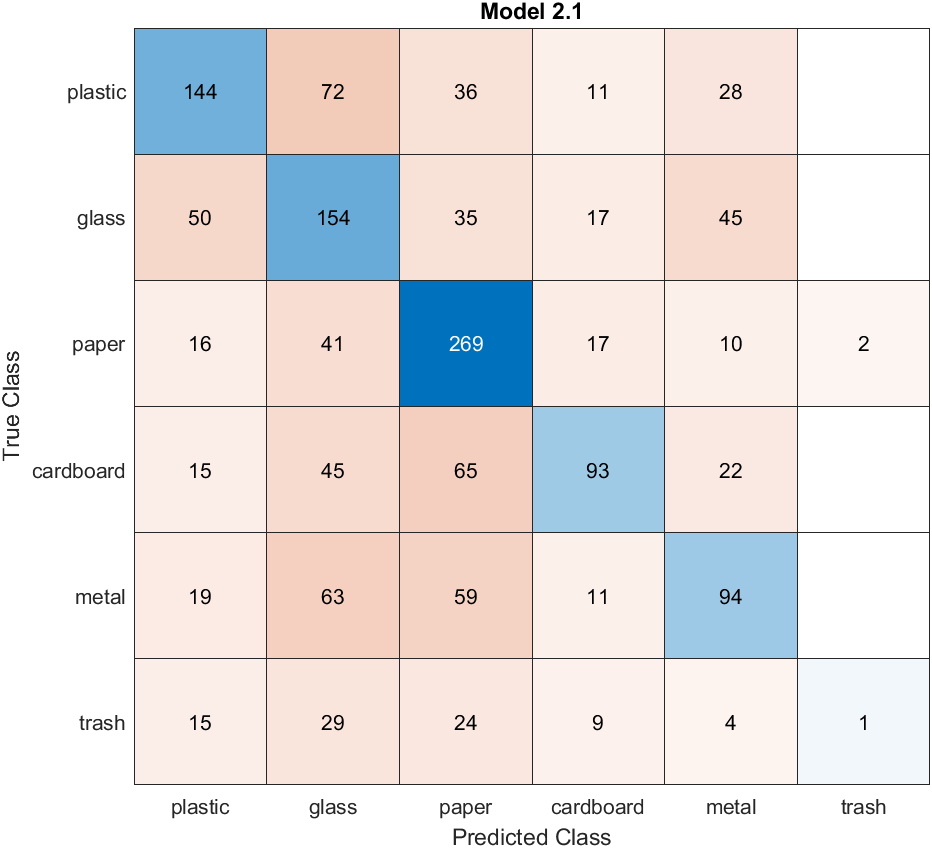
%> input picture untitled1.png, 932 x 848 px
$ octave --eval "result = img_features_extraction(imread('untitled1.png'));"   (GNU Octave 9; MATLAB toolbox functions it lacks are replaced by stand-ins)
%> lines starting %> are read from the running program, lines starting %| are printed output that depends on the picture
### to_gray.m
function [img] = to_gray(img)
%TO_GRAY Summary of this function goes here

if size(img,3)==3
    img = im2double(rgb2gray(img));
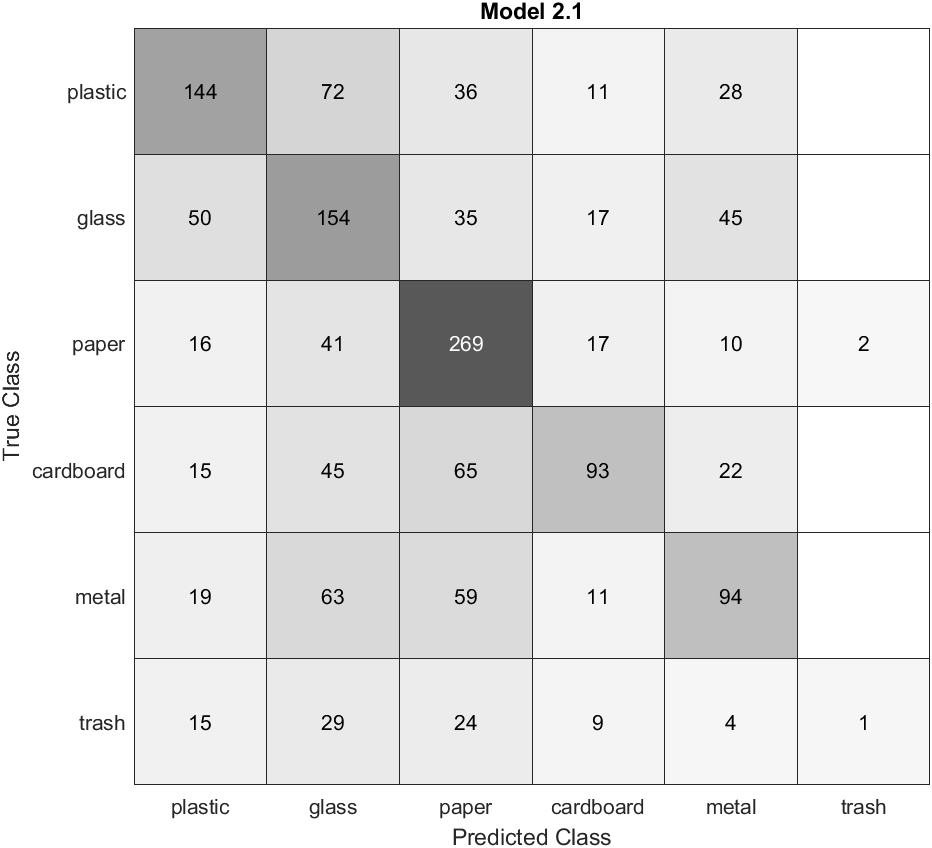
%> img: size 848x932 double; min 0, max 1, mean 0.894
else
    img = im2double(img);
end

end

### extract_keypoints_from_image.m
function [points] = extract_keypoints_from_image(img)
%EXTRACT_TOP_KEYPOINTS Summary of this function goes here

%nel caso ci siano immagini non rgb le portiamo in grayscale
img = to_gray(img);

points = detectSIFTFeatures(img);
%> points = 746 points; strongest (x, y): (579, 18), (579, 18), (534, 11), (534, 11), (534, 16)

end

### img_features_extraction.m
function [features, valid_points] = img_features_extraction(img)
%IMG_FEATURES_EXTRACTION Summary of this function goes here

points = extract_keypoints_from_image(img);
%show_top_keypoints(img, points, 10);

[features, valid_points] = extractFeatures(to_gray(img), points,"Method","SIFT");
%> valid_points has the same summary as points in extract_keypoints_from_image
%> `result = img_features_extraction(imread('untitled1.png'));`:
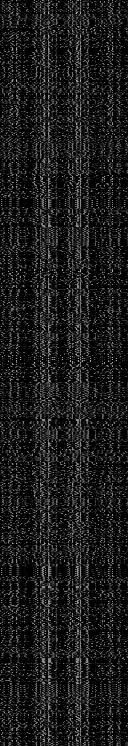
%> result: size 746x128 single; min 0, max 177, mean 27.4

end
